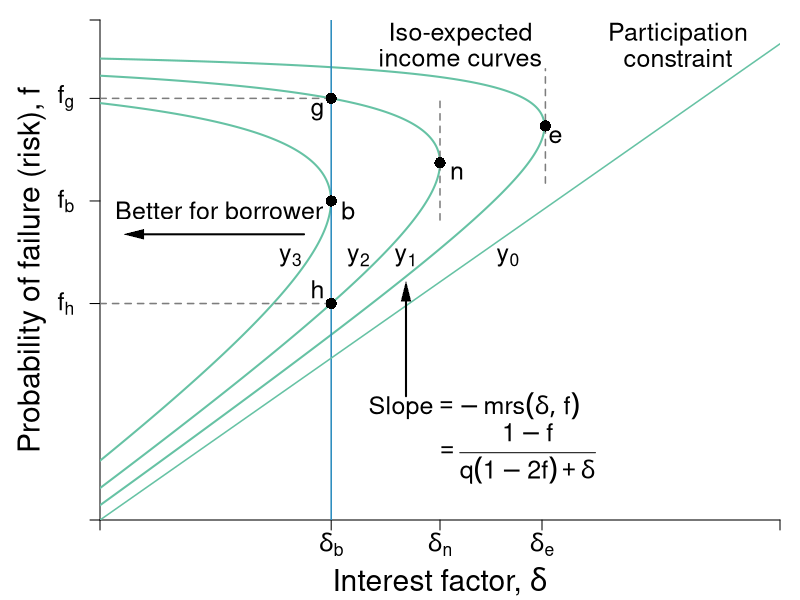

The R script that drew this image:
#Graph Designer: Simon Halliday
#Authors: Bowles, Foley and Halliday
#Title: Coordination, Conflict and Competition: A Text in Microeconomics

library(shape)
pdf(file = "credit/non_contractual_brf_part_a.pdf", width = 8, height = 6)

#Set parameters for graphics
axislabelsize <- 1.8
labelsize <- 1.5
namesize <- 1.8
annotatesize <- 1.5
graphlinewidth <- 2
segmentlinewidth <- 1.5

COL <- c("#7fc97f", "#beaed4", "#fdc086", "#ffff99", "#386cb0", "#f0027f", "#bf5b17", "#666666")
COLA <- c("#e0f3db", "#99d8c9","#66c2a4","#41ae76", "#238b45", "#005824")
COLB <- c("#c6dbef", "#4eb3d3", "#2b8cbe", "#0868ac","#084081")
grays <- gray.colors(25, start = 1, end = 0, alpha = 1)

#Edited the margins to cater for the larger LHS labels
par(mar =  c(4, 5, 1, 1))

brfFn <- function(delta, mu = 1) {
  .5 + (delta / (2 * mu)) 
}

isoreturnFn <- function(delta, pi=0.125) {
  1 - (pi)/delta
}


yFn <- function(d1, f1, mu = 1){
  mu*f1*(1 - f1) - d1*(1 - f1)
}

ylow <- function(delta, mu = 1, ybar = 0.03){
  (-sqrt(delta^2 - 2*delta*mu + mu^2 - 4*mu*ybar) + delta + mu)/(2*mu)
}

yhigh <- function(delta, mu = 1, ybar = 0.03){
  (sqrt(delta^2 - 2*delta*mu + mu^2 - 4*mu*ybar) + delta + mu)/(2*mu)
}

xlims <- c(0, 1)
ylims <- c(0, 1.05)

npts <- 501 
d1 <- seq(xlims[1], xlims[2], length.out = npts)
f1 <- seq(ylims[1], ylims[2], length.out = npts) 
a <- c(0.03, 0.0625, 0.109)

plot(0, 0, xlim = xlims, ylim = ylims, type = "n",
     xlab = expression(paste("")),
     ylab = expression(paste("")), 
     xaxt = "n", 
     yaxt = "n", 
     cex.lab = axislabelsize, 
     bty = "n", 
     xaxs="i", 
     yaxs="i"
)


# ticksy <- seq(from = 0, to = ylims[2], by = 0.1)
# ylabels <- seq(from = 0, to = ylims[2], by = 0.1)
# ticksx <- seq(from = 0, to = xlims[2], by = 0.1)
# xlabels <- seq(from = 0, to = xlims[2], by = 0.1)
#ticksy <- c(ylims[1], 0.5, brfFn(delta = 0.34), brfFn(delta = 0.5), brfFn(delta = 0.65), yhigh(delta = 0.5), ylims[2])
#ticksy <- c(ylims[1], 0.5, brfFn(delta = 0.34), NA, brfFn(delta = 0.5), NA, NA, ylims[2])
ticksy <- c(ylims[1], NA, NA, ylow(delta = 0.34, ybar = 0.0625), brfFn(delta = 0.34), NA, yhigh(delta = 0.34, ybar = 0.0625), ylims[2])

ylabels <- c(NA, NA, NA, NA,NA,NA, NA, NA)
#ylabels <- c(NA, expression(paste(f == frac(1,2))), expression(paste(f^d)), expression(paste(f*(delta^L) )),  expression(paste(f*(delta^n) == frac(3,4))),expression(paste(f*(delta^H) )), expression(paste(f^e)), NA)
ticksx <- c(xlims[1], 0.34, 0.5, 0.65, xlims[2])
xlabels <- c(NA,  expression(paste(delta[b])), expression(paste(delta[n])), expression(paste(delta[e])), NA)

axis(1, at = ticksx, pos = 0, labels = xlabels, cex.axis = labelsize)
axis(2, at = ticksy, pos = 0, labels = ylabels, las = 1,cex.axis = labelsize)

#ylabels <- c(NA, expression(paste(f == frac(1,2))), expression(paste(f^d)), expression(paste(f*(delta^L) )),  expression(paste(f*(delta^n) == frac(3,4))),expression(paste(f*(delta^H) )), expression(paste(f^e)), NA)
#text(-0.08, 0.45, expression(paste(f == frac(1,2))), cex = labelsize, xpd =TRUE)

text(-0.05, ylow(delta = 0.34, ybar = 0.0625), expression(paste(f[h])), cex = labelsize, xpd =TRUE)
#text(-0.07, 0.665, expression(paste(f*(delta^L) )), cex = labelsize, xpd =TRUE)
#text(-0.105, 0.753, expression(paste(f*(delta^N) ==frac(3,4) )), cex = labelsize, xpd =TRUE)
#text(-0.07, 0.832, expression(paste(f*(delta^n))), cex = labelsize, xpd =TRUE)
#text(-0.07, 0.93, expression(paste(f*(delta^H) )), cex = labelsize, xpd =TRUE)
text(-0.05, brfFn(delta = 0.34), expression(paste(f[b])), cex = labelsize, xpd =TRUE)
text(-0.05, yhigh(delta = 0.34, ybar = 0.0625), expression(paste(f[g])), cex = labelsize, xpd =TRUE)
# y-labels with numeric values
# text(-0.0905, 0.48, expression(paste(frac(1,2) == f)), cex = labelsize, xpd =TRUE)
# text(-0.05, 0.58, expression(paste(0.57 == f^d)), cex = labelsize, xpd =TRUE)
# text(-0.07, 0.66, expression(paste(0.67 == f*(delta^L) )), cex = labelsize, xpd =TRUE)
# text(-0.105, 0.76, expression(paste(frac(3,4) == f*(delta^n))), cex = labelsize, xpd =TRUE)
# text(-0.07, 0.84, expression(paste(0.83 == f*(delta^n) )), cex = labelsize, xpd =TRUE)
# text(-0.07, 0.93, expression(paste(0.93 == f*(delta^H) )), cex = labelsize, xpd =TRUE)
# text(-0.05, 1.05, expression(paste(1.05f^e)), cex = labelsize, xpd =TRUE)


npts <- 503 
xx1 <- seq(xlims[1], xlims[2], length.out = npts)
xx2 <- seq(0, 1, length.out = npts)

#Draw the graphs
#lines(xx1, brfFn(xx1), col = COLA[4], lwd = graphlinewidth)

#Axis labels
mtext(expression(paste("Interest factor, ", delta)), side = 1, line = 3, cex = axislabelsize)
text(-0.1, 0.5*(ylims[2]), expression(paste("Probability of failure (risk), ", f)), xpd = TRUE, cex = axislabelsize, srt = 90) 

#Contour lines
contour(d1, f1,
        outer(d1, f1, yFn),
        drawlabels = FALSE,
        col = COLA[3],
        lwd = graphlinewidth,
        levels = a,
        xaxs="i",
        yaxs="i",
        add = TRUE)

segments(0.5, 0.63, 0.5, yhigh(delta = 0.5) - 0.05, lty = 2, col = grays[20] , lwd = segmentlinewidth)
segments(0, yhigh(delta = 0.34, ybar = 0.0625), 0.34, yhigh(delta = 0.34, ybar = 0.0625), lty = 2, col = grays[20] , lwd = segmentlinewidth)
segments(0, ylow(delta = 0.34, ybar = 0.0625), 0.34, ylow(delta = 0.34, ybar = 0.0625), lty = 2, col = grays[20] , lwd = segmentlinewidth)

segments(0.34, 0, 0.34, ylims[2], lty = 1, col = COLB[3], lwd = segmentlinewidth)
segments(0.655, brfFn(delta = 0.655) - 0.12, 0.655, brfFn(delta = 0.655) + 0.12, lty = 2, col = grays[20] , lwd = segmentlinewidth)

segments(0, 0, 1, 1, lty = 1, col = COLA[3] , lwd = segmentlinewidth)

# 
# segments(8, 0, 8,indiffA(x = 8)  , lty = 2, col = "gray" , lwd = segmentlinewidth)
# segments(0, indiffA(x = 8) , 8,indiffA(x = 8)  , lty = 2, col = "gray" , lwd = segmentlinewidth)

text(0.5+ 0.025, brfFn(delta = 0.5) - 0.02, expression(paste(n)), cex = labelsize)
points(0.5, brfFn(delta = 0.5), pch = 16, col = "black", cex = 1.5)
text(0.34+ 0.025, brfFn(delta = 0.34) - 0.02, expression(paste(b)), cex = labelsize)
points(0.34, brfFn(delta = 0.34), pch = 16, col = "black", cex = 1.5)
text(0.65 + 0.02, brfFn(delta = 0.65) - 0.02, expression(paste(e)), cex = labelsize)
points(0.655, brfFn(delta = 0.655), pch = 16, col = "black", cex = 1.5)

#Points g and h on the Nash iso-expected income
#but on the lower delta for delta[b]
text(0.34 - 0.02, ylow(delta = 0.34, ybar = 0.0625) + 0.03, expression(paste(h)), cex = labelsize)
points(0.34, ylow(delta = 0.34, ybar = 0.0625), pch = 16, col = "black", cex = 1.5)
text(0.34 - 0.02, yhigh(delta = 0.34, ybar = 0.0625) - 0.028, expression(paste(g)), cex = labelsize)
points(0.34, yhigh(delta = 0.34, ybar = 0.0625), pch = 16, col = "black", cex = 1.5)



text(0.53, 1.02, expression(paste("Iso-expected")), cex = labelsize)
text(0.53, 0.97, expression(paste("income curves")), cex = labelsize)
#text(0.3, 1.01, expression(paste(y[1] == y^L)), cex = labelsize)
#text(0.3, 0.88, expression(paste(y[2] == y^{NE})), cex = labelsize)
#text(0.2, 0.75, expression(paste(y[3] == y^H)), cex = labelsize)

text(0.6, 0.55, expression(paste(y[0])), cex = labelsize)
text(0.45, 0.55, expression(paste(y[1])), cex = labelsize)
text(0.38, 0.55, expression(paste(y[2])), cex = labelsize)
text(0.28, 0.55, expression(paste(y[3])), cex = labelsize)
text(0.55, 0.24, expression(paste("Slope", phantom() == -mrs(delta, f))), cex = labelsize)
text(0.61, 0.14, expression(paste(phantom() == frac(1 - f, q*(1 - 2*f) + delta))), cex = labelsize)
Arrows(0.45, 0.26, 0.45, 0.48, col = "black", lty = 1, lwd = 2, arr.type = "triangle", arr.lwd = 0.5)


#text(0.82, 0.6, expression(paste("More expected income")), cex = labelsize, xpd = TRUE)
text(0.175, 0.65, expression(paste("Better for borrower")), cex = labelsize,xpd = TRUE)
Arrows(0.3, 0.6, 0.05, 0.6, col = "black", lty = 1, lwd = 2, arr.type = "triangle", arr.lwd = 0.5)

text(0.85, 1.02, expression(paste("Participation")), cex = labelsize)
text(0.85, 0.97, expression(paste("constraint")), cex = labelsize)



#text(0.85, 0.68, expression(paste("A's Best Response")), cex = labelsize, xpd  = TRUE)
#text(0.85, 0.63, expression(paste("function")), cex = labelsize, xpd  = TRUE)
#text(0.86, 0.55, expression(paste("Slope ", phantom() == frac(1, 2*q))), cex = labelsize, xpd  = TRUE)
#Arrows(0.85, 0.73, 0.85, 0.89, col = "black", lty = 1, lwd = 2, arr.type = "triangle", arr.lwd = 0.5)

dev.off()
